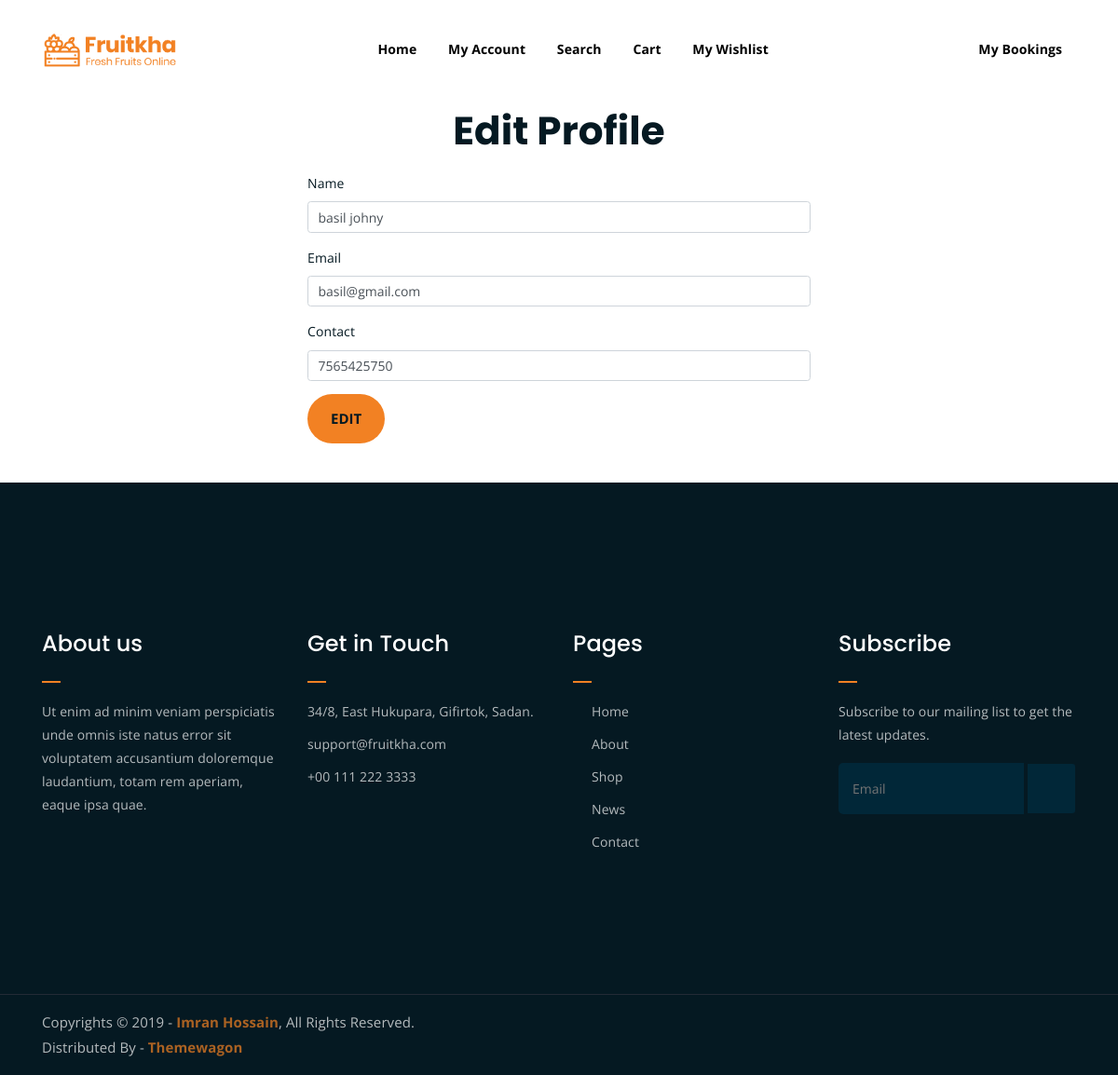
The page /Project/User/EditProfile.php (signed in) on the database its author committed.
### tables this page shows
CREATE TABLE `tbl_user` (
  `user_id` int(11) NOT NULL,
  `user_name` varchar(100) NOT NULL,
  `user_gender` varchar(100) NOT NULL,
  `user_contact` varchar(60) NOT NULL,
  `user_email` varchar(100) NOT NULL,
  `user_password` varchar(100) NOT NULL,
  `user_photo` varchar(500) NOT NULL,
  `user_proof` varchar(500) NOT NULL,
  `place_id` int(11) NOT NULL,
  `district_id` int(11) NOT NULL,
  `user_address` varchar(100) NOT NULL
);

### Project/User/EditProfile.php (the view, shortened to what this page needs)
<?php
include("../Assets/Connection/Connection.php");
		?>
		<?php
 $SelUser="select * from tbl_user WHERE user_id='".$_SESSION['uid']."'";
  $resUser=$con->query($SelUser);
$data=$resUser->fetch_assoc();
include("Head.php");
?>
<!DOCTYPE html PUBLIC "-//W3C//DTD XHTML 1.0 Transitional//EN" "http://www.w3.org/TR/xhtml1/DTD/xhtml1-transitional.dtd">
<html xmlns="http://www.w3.org/1999/xhtml">
<head>
</head>
<body>
<div class="container my-5">
    <div class="row justify-content-center">
        <div class="col-md-6">
            <h2 class="text-center mb-4">Edit Profile</h2>
            <form id="form1" name="form1" method="post" action="">
                <div class="mb-3">
                    <label for="txt_name" class="form-label">Name</label>
                    <input type="text" name="txt_name" id="txt_name" class="form-control" value="<?php echo $data['user_name']; ?>" required />
                </div>
                <div class="mb-3">
                    <label for="txt_email" class="form-label">Email</label>
                    <input type="email" name="txt_email" id="txt_email" class="form-control" value="<?php echo $data['user_email']; ?>" required />
                </div>
                <div class="mb-3">
                    <label for="txt_contact" class="form-label">Contact</label>
                    <input type="text" name="txt_contact" id="txt_contact" class="form-control" value="<?php echo $data['user_contact']; ?>" required />
                </div>
                <div class="d-grid gap-2">
                    <input type="submit" name="btn_submit" id="btn_submit" class="btn btn-primary" value="Edit" />
                </div>
            </form>
        </div>
    </div>
</div>
</body>
</html>
<?php
include("Foot.php");
?>

### Project/Assets/Templates/Main/assets/css/main.css (style rules this page uses)
html { font-size: 14px; font-weight: 400; line-height: 28px; height: 100%; }
body { font-family: "Open Sans", sans-serif; font-weight: 400; font-size: 1rem; letter-spacing: 0.1px; line-height: 1.8; color: #051922; overflow-x: hidden; }
h1, .h1, h2, .h2, h3, .h3, h4, .h4, h5, .h5, h6, .h6 { font-family: "Poppins", sans-serif; font-weight: 700; margin: 0 0 1.25rem 0; color: #051922; }
h2, .h2 { font-size: 3rem; font-weight: 700; line-height: 3.25rem; }
input[type="submit"] { -webkit-transition: 0.3s; -o-transition: 0.3s; transition: 0.3s; border-radius: 50px !important; }
html, body { height: 100%; }
input[type="submit"] { background-color: #F28123; color: #051922; font-weight: 700; text-transform: uppercase; font-size: 15px; border: none !important; cursor: pointer; padding: 15px 25px; border-radius: 3px; }

### rows shown on the page
tbl_user: txt_name "basil johny", txt_email "basil@gmail.com", txt_contact "7565425750"
